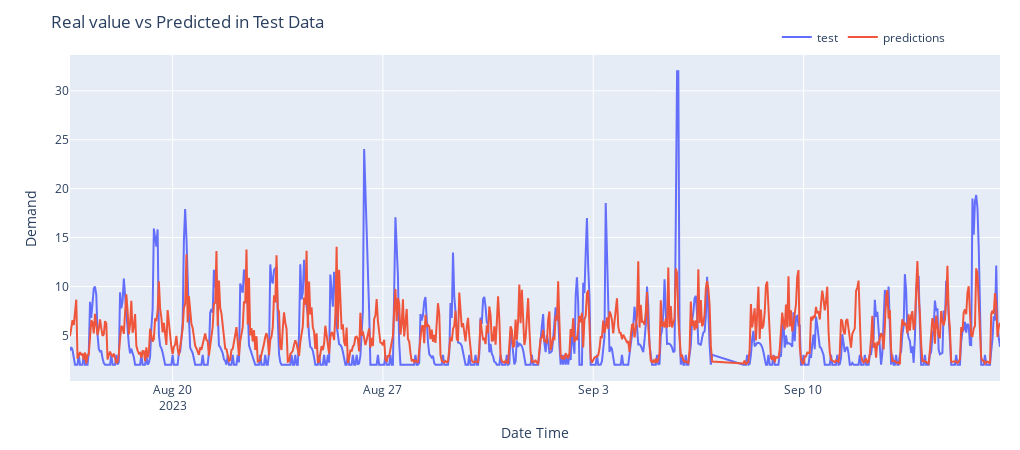

This figure's notebook cell:
### Code cell
plotPredictions(X_test_dates[:30*24], y_pred[:30*24], y_test[:30*24])

### Figure 1 — Plotly figure (JSON) as saved in the notebook; plotly's stock layout.template omitted (floating-point values rounded to 4 significant figures; data arrays with more than 128 entries replaced by an {"elided": "..."} marker saying what was removed)
{"data": [{"mode": "lines", "name": "test", "type": "scatter", "x": {"elided": "720 str values"}, "y": {"elided": "720 float values"}}, {"mode": "lines", "name": "predictions", "type": "scatter", "x": {"elided": "720 str values"}, "y": {"elided": "720 float values"}}], "layout": {"height": 450, "legend": {"orientation": "h", "x": 0.76, "xanchor": "left", "y": 1.1, "yanchor": "top"}, "margin": {"b": 20, "l": 70, "r": 20, "t": 55}, "title": {"text": "Real value vs Predicted in Test Data"}, "width": 1020, "xaxis": {"title": {"text": "Date Time"}}, "yaxis": {"title": {"text": "Demand"}}}}
